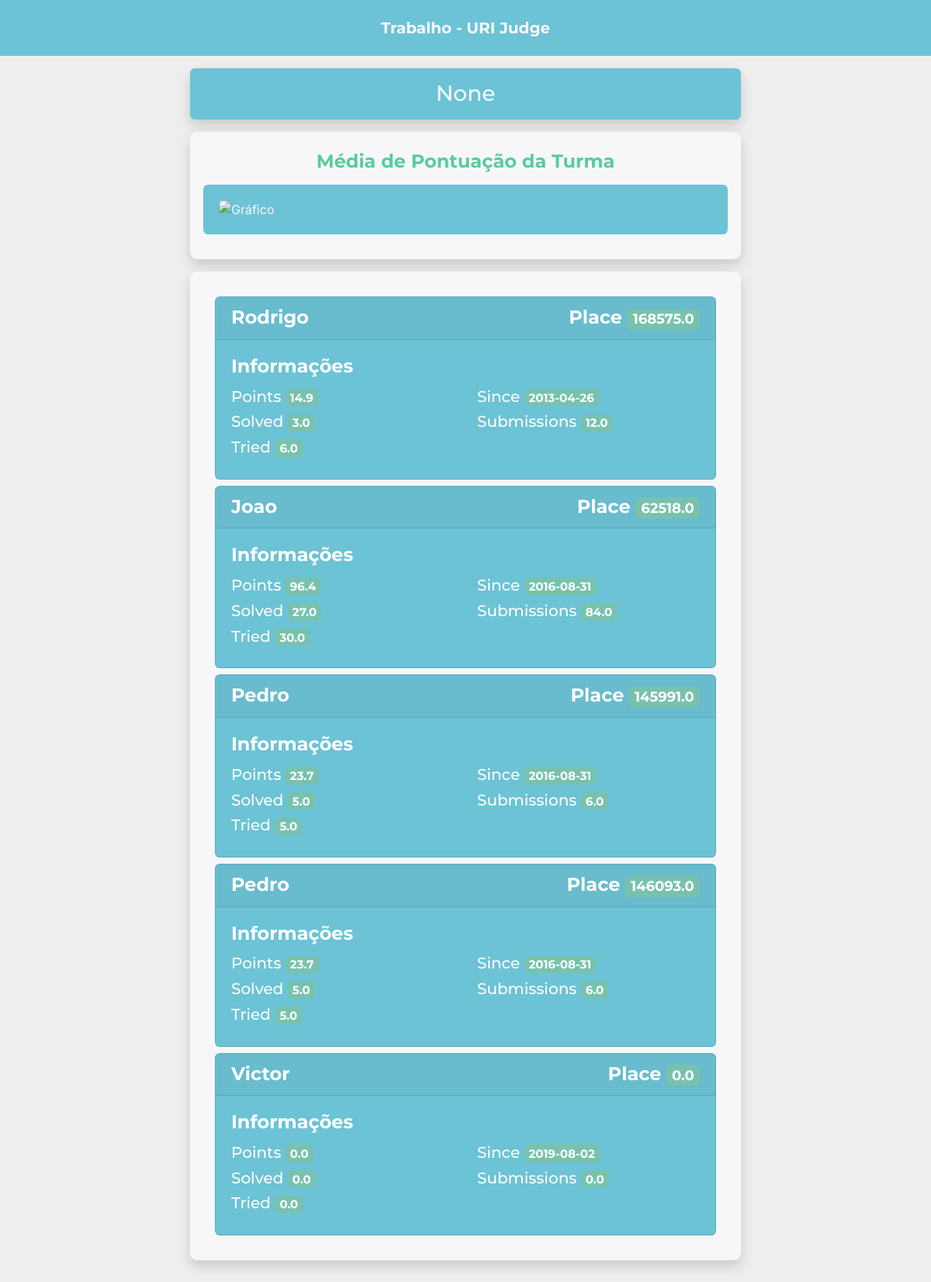
/turmas?id=1, run on the app's committed database.
### app.py (models this page shows, shortened)
class AlunoTurma(db.Model):
  id = db.Column(db.Integer, primary_key=True, autoincrement=True)
  aluno_id = db.Column(
    db.Integer,
    db.ForeignKey('aluno.id'), nullable=False
  )
  turma_id = db.Column(
    db.Integer,
    db.ForeignKey('turma.id'), nullable=False
  )

class Aluno(db.Model):
  id = db.Column(
    db.Integer,
    primary_key=True,
    autoincrement=True
  )
  name = db.Column(db.String(255))
  since = db.Column(db.Date)
  solved = db.Column(db.Float)
  tried = db.Column(db.Float)
  submissions = db.Column(db.Float)
  points = db.Column(db.Float)
  place = db.Column(db.Float)
  instituicao_id = db.Column(
    db.Integer,
    db.ForeignKey('instituicao.id')
  )

### app.py (the view)
@app.route('/turmas', methods=['GET'])
def listarAlunosPorTurma():
  id = request.args.get('id')
  name = request.args.get('name')
  alunos = db.engine.execute(f'''
    SELECT * FROM aluno LEFT JOIN aluno_turma on aluno_turma.aluno_id = aluno.id
    WHERE aluno_turma.turma_id = {id}
  ''')
  alunos =  [
    {column: value for column, value in rowproxy.items()} for rowproxy in alunos
  ]
  tick_label = []
  points = []
  explode = []
  for aluno in alunos:
    if aluno['points'] > 0:
      points.append(aluno['points'])
      tick_label.append(aluno['name'])
      explode.append(0)
  get_colors = lambda n: list(map(lambda i: '#' + '%06x' % random.randint(0, 0xFFFFFF), range(n)))
  colors = get_colors(len(alunos))
  startangle = 90
  shadow = True
  radius = 1.2
  autopct = '%1.1f%%'
  graph = Pie(points, tick_label, colors, startangle, shadow, explode, radius, autopct, 'pie')
  graph.plot()
  return render_template(
    'pages/turma.html',
    alunos=alunos,
    turma=name
  )

### pie.py (called while the page is built)
  def plot(self):
    fig = plt.figure()
    plt.pie(
      self.slices,
      labels=self.labels,
      colors=self.colors,
      startangle=self.startangle,
      shadow=self.shadow,
      explode=self.explode,
      radius=self.radius,
      autopct=self.autopct
    )
    fig.savefig('static/img/%s.svg' % (self.filename))

### templates/pages/turma.html (shortened to what this page needs)
{% extends 'layouts/index.html' %}
{% block body %}
  <div class="row m-0">
    <div class="col-2"></div>
    <div class="col-8">
      <div class="bg-info rounded p-3 m-0 mb-3 shadow text-center">
        <h3 class="m-0 text-light">{{ turma }}</h3>
      </div>
      <div class="jumbotron py-4 shadow mb-3">
        <h4 class="text-success text-center mb-3">
          <strong>Média de Pontuação da Turma</strong>
        </h4>
        <div class="row my-2 card-body rounded text-light bg-info">
          <img
            class="rounded w-100"
            src="{{ url_for('static', filename='img/pie.svg') }}"
            alt="Gráfico"
          >
        </div>
      </div>
      <div class="jumbotron py-4 shadow">
        {% if alunos|length > 0 %}
          {% for aluno in alunos %}
            <div class="card text-white bg-info my-2">
              <div class="card-header d-flex justify-content-between">
                <h4 class="card-title m-0">
                  <strong>{{ aluno.name }}</strong>
                </h4>
                <h4 class="card-title m-0">
                  <strong>Place</strong>
                  <span class="badge badge-primary">
                    {{ aluno.place }}
                  </span>
                </h4>
              </div>
              <div class="card-body">
                <h4 class="card-title">
                  <strong>Informações</strong>
                </h4>
                <div class="row">
                  <div class="col-6">
                    <h5>Points
                      <span class="badge badge-primary">{{ aluno.points }}</span>
                    </h5>
                    <h5>Solved
                      <span class="badge badge-primary">{{ aluno.solved }}</span>
                    </h5>
                    <h5>Tried
                      <span class="badge badge-primary">{{ aluno.tried }}</span>
                    </h5>
                  </div>
                  <div class="col-6">
                    <h5>Since
                      <span class="badge badge-primary">{{ aluno.since }}</span>
                    </h5>
                    <h5>Submissions
                      <span class="badge badge-primary">{{ aluno.submissions }}</span>
                    </h5>
                  </div>
                </div>
              </div>
            </div>
          {% endfor %}
        {% endif %}
      </div>
    </div>
    <div class="col-2"></div>
    </div>
  </div>
{% endblock %}

### static/css/style.css (style rules this page uses)
body { background: #eee; }

### data on the page
AlunoTurma: name "Rodrigo", place "168575.0", points "14.9", solved "3.0", tried "6.0", since "2013-04-26", submissions "12.0"
AlunoTurma: name "Joao", place "62518.0", points "96.4", solved "27.0", tried "30.0", since "2016-08-31", submissions "84.0"
AlunoTurma: name "Pedro", place "145991.0", points "23.7", solved "5.0", tried "5.0", since "2016-08-31", submissions "6.0"
AlunoTurma: name "Pedro", place "146093.0", points "23.7", solved "5.0", tried "5.0", since "2016-08-31", submissions "6.0"
AlunoTurma: name "Victor", place "0.0", points "0.0", solved "0.0", tried "0.0", since "2019-08-02", submissions "0.0"

### other printed values
{{ turma }} "None"
